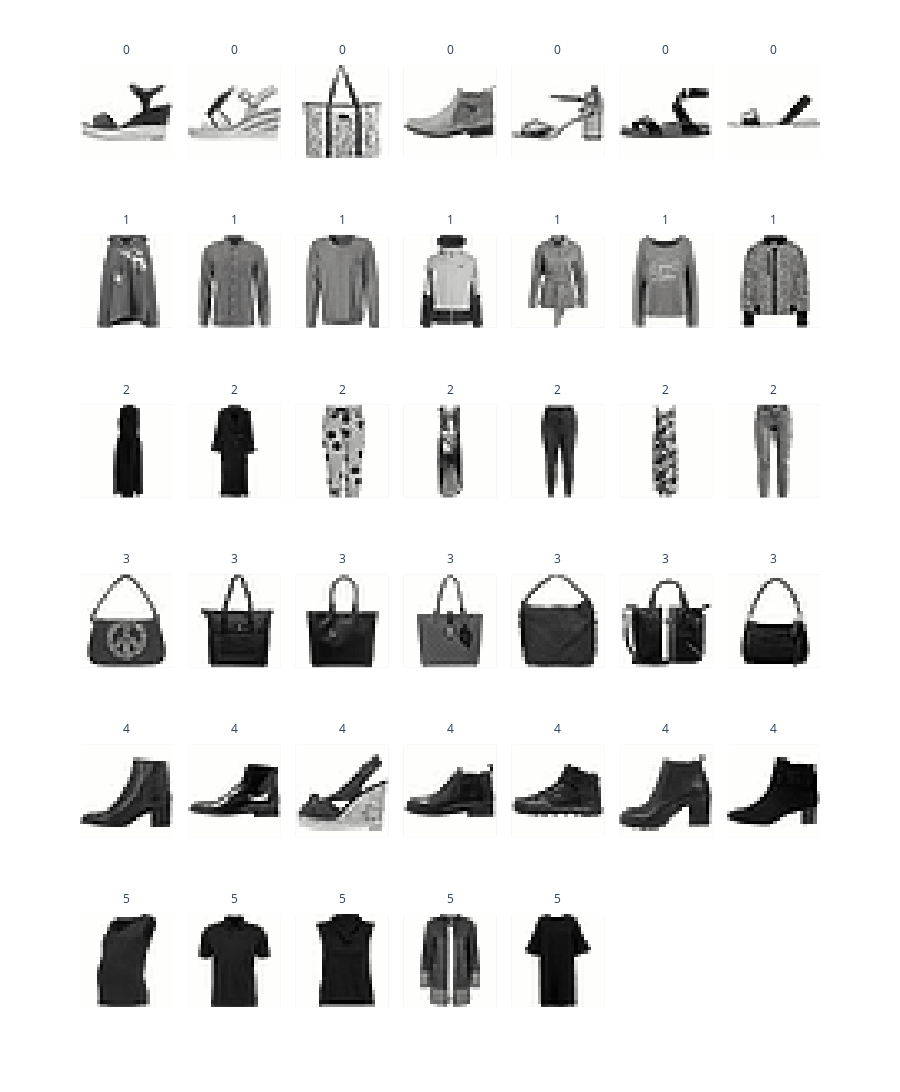

Notebook code for this chart:
### Markdown cell above
<!-- BEGIN QUESTION -->

### Code cell
# TODO: Plot 7 images from each cluster (use the show_images function, 10 rows, 7 columns)
cluster_examples = (
    kmeans_df[["cluster", "image", "label"]]
    .groupby("cluster", group_keys=False)
    .sample(n=7, random_state=SEED)
    .reset_index(drop=True)
    .copy()
)

print(cluster_examples.columns.tolist())

cluster_examples["image"] = cluster_examples["image"].apply(
    lambda x: np.array(x).reshape(28, 28)
)

fig = show_images(
    cluster_examples["image"].tolist(),
    ncols=7,
    labels=cluster_examples["cluster"].astype(str).tolist()
)
fig.show()

### Figure 1 — Plotly figure (JSON) as saved in the notebook; plotly's stock layout.template omitted (floating-point values rounded to 4 significant figures; data arrays with more than 128 entries replaced by an {"elided": "..."} marker saying what was removed)
{"data": [{"coloraxis": "coloraxis", "hovertemplate": "x: %{x}<br>y: %{y}<br>color: %{z}<extra></extra>", "name": "0", "type": "heatmap", "xaxis": "x36", "yaxis": "y36", "z": {"elided": "28x28 float values"}}, {"coloraxis": "coloraxis", "hovertemplate": "x: %{x}<br>y: %{y}<br>color: %{z}<extra></extra>", "name": "1", "type": "heatmap", "xaxis": "x37", "yaxis": "y37", "z": {"elided": "28x28 float values"}}, {"coloraxis": "coloraxis", "hovertemplate": "x: %{x}<br>y: %{y}<br>color: %{z}<extra></extra>", "name": "2", "type": "heatmap", "xaxis": "x38", "yaxis": "y38", "z": {"elided": "28x28 float values"}}, {"coloraxis": "coloraxis", "hovertemplate": "x: %{x}<br>y: %{y}<br>color: %{z}<extra></extra>", "name": "3", "type": "heatmap", "xaxis": "x39", "yaxis": "y39", "z": {"elided": "28x28 float values"}}, {"coloraxis": "coloraxis", "hovertemplate": "x: %{x}<br>y: %{y}<br>color: %{z}<extra></extra>", "name": "4", "type": "heatmap", "xaxis": "x40", "yaxis": "y40", "z": {"elided": "28x28 float values"}}, {"coloraxis": "coloraxis", "hovertemplate": "x: %{x}<br>y: %{y}<br>color: %{z}<extra></extra>", "name": "5", "type": "heatmap", "xaxis": "x41", "yaxis": "y41", "z": {"elided": "28x28 float values"}}, {"coloraxis": "coloraxis", "hovertemplate": "x: %{x}<br>y: %{y}<br>color: %{z}<extra></extra>", "name": "6", "type": "heatmap", "xaxis": "x42", "yaxis": "y42", "z": {"elided": "28x28 float values"}}, {"coloraxis": "coloraxis", "hovertemplate": "x: %{x}<br>y: %{y}<br>color: %{z}<extra></extra>", "name": "7", "type": "heatmap", "xaxis": "x29", "yaxis": "y29", "z": {"elided": "28x28 float values"}}, {"coloraxis": "coloraxis", "hovertemplate": "x: %{x}<br>y: %{y}<br>color: %{z}<extra></extra>", "name": "8", "type": "heatmap", "xaxis": "x30", "yaxis": "y30", "z": {"elided": "28x28 float values"}}, {"coloraxis": "coloraxis", "hovertemplate": "x: %{x}<br>y: %{y}<br>color: %{z}<extra></extra>", "name": "9", "type": "heatmap", "xaxis": "x31", "yaxis": "y31", "z": {"elided": "28x28 float values"}}, {"coloraxis": "coloraxis", "hovertemplate": "x: %{x}<br>y: %{y}<br>color: %{z}<extra></extra>", "name": "10", "type": "heatmap", "xaxis": "x32", "yaxis": "y32", "z": {"elided": "28x28 float values"}}, {"coloraxis": "coloraxis", "hovertemplate": "x: %{x}<br>y: %{y}<br>color: %{z}<extra></extra>", "name": "11", "type": "heatmap", "xaxis": "x33", "yaxis": "y33", "z": {"elided": "28x28 float values"}}, {"coloraxis": "coloraxis", "hovertemplate": "x: %{x}<br>y: %{y}<br>color: %{z}<extra></extra>", "name": "12", "type": "heatmap", "xaxis": "x34", "yaxis": "y34", "z": {"elided": "28x28 float values"}}, {"coloraxis": "coloraxis", "hovertemplate": "x: %{x}<br>y: %{y}<br>color: %{z}<extra></extra>", "name": "13", "type": "heatmap", "xaxis": "x35", "yaxis": "y35", "z": {"elided": "28x28 float values"}}, {"coloraxis": "coloraxis", "hovertemplate": "x: %{x}<br>y: %{y}<br>color: %{z}<extra></extra>", "name": "14", "type": "heatmap", "xaxis": "x22", "yaxis": "y22", "z": {"elided": "28x28 float values"}}, {"coloraxis": "coloraxis", "hovertemplate": "x: %{x}<br>y: %{y}<br>color: %{z}<extra></extra>", "name": "15", "type": "heatmap", "xaxis": "x23", "yaxis": "y23", "z": {"elided": "28x28 float values"}}, {"coloraxis": "coloraxis", "hovertemplate": "x: %{x}<br>y: %{y}<br>color: %{z}<extra></extra>", "name": "16", "type": "heatmap", "xaxis": "x24", "yaxis": "y24", "z": {"elided": "28x28 float values"}}, {"coloraxis": "coloraxis", "hovertemplate": "x: %{x}<br>y: %{y}<br>color: %{z}<extra></extra>", "name": "17", "type": "heatmap", "xaxis": "x25", "yaxis": "y25", "z": {"elided": "28x28 float values"}}, {"coloraxis": "coloraxis", "hovertemplate": "x: %{x}<br>y: %{y}<br>color: %{z}<extra></extra>", "name": "18", "type": "heatmap", "xaxis": "x26", "yaxis": "y26", "z": {"elided": "28x28 float values"}}, {"coloraxis": "coloraxis", "hovertemplate": "x: %{x}<br>y: %{y}<br>color: %{z}<extra></extra>", "name": "19", "type": "heatmap", "xaxis": "x27", "yaxis": "y27", "z": {"elided": "28x28 float values"}}, {"coloraxis": "coloraxis", "hovertemplate": "x: %{x}<br>y: %{y}<br>color: %{z}<extra></extra>", "name": "20", "type": "heatmap", "xaxis": "x28", "yaxis": "y28", "z": {"elided": "28x28 float values"}}, {"coloraxis": "coloraxis", "hovertemplate": "x: %{x}<br>y: %{y}<br>color: %{z}<extra></extra>", "name": "21", "type": "heatmap", "xaxis": "x15", "yaxis": "y15", "z": {"elided": "28x28 float values"}}, {"coloraxis": "coloraxis", "hovertemplate": "x: %{x}<br>y: %{y}<br>color: %{z}<extra></extra>", "name": "22", "type": "heatmap", "xaxis": "x16", "yaxis": "y16", "z": {"elided": "28x28 float values"}}, {"coloraxis": "coloraxis", "hovertemplate": "x: %{x}<br>y: %{y}<br>color: %{z}<extra></extra>", "name": "23", "type": "heatmap", "xaxis": "x17", "yaxis": "y17", "z": {"elided": "28x28 float values"}}, {"coloraxis": "coloraxis", "hovertemplate": "x: %{x}<br>y: %{y}<br>color: %{z}<extra></extra>", "name": "24", "type": "heatmap", "xaxis": "x18", "yaxis": "y18", "z": {"elided": "28x28 float values"}}, {"coloraxis": "coloraxis", "hovertemplate": "x: %{x}<br>y: %{y}<br>color: %{z}<extra></extra>", "name": "25", "type": "heatmap", "xaxis": "x19", "yaxis": "y19", "z": {"elided": "28x28 float values"}}, {"coloraxis": "coloraxis", "hovertemplate": "x: %{x}<br>y: %{y}<br>color: %{z}<extra></extra>", "name": "26", "type": "heatmap", "xaxis": "x20", "yaxis": "y20", "z": {"elided": "28x28 float values"}}, {"coloraxis": "coloraxis", "hovertemplate": "x: %{x}<br>y: %{y}<br>color: %{z}<extra></extra>", "name": "27", "type": "heatmap", "xaxis": "x21", "yaxis": "y21", "z": {"elided": "28x28 float values"}}, {"coloraxis": "coloraxis", "hovertemplate": "x: %{x}<br>y: %{y}<br>color: %{z}<extra></extra>", "name": "28", "type": "heatmap", "xaxis": "x8", "yaxis": "y8", "z": {"elided": "28x28 float values"}}, {"coloraxis": "coloraxis", "hovertemplate": "x: %{x}<br>y: %{y}<br>color: %{z}<extra></extra>", "name": "29", "type": "heatmap", "xaxis": "x9", "yaxis": "y9", "z": {"elided": "28x28 float values"}}, {"coloraxis": "coloraxis", "hovertemplate": "x: %{x}<br>y: %{y}<br>color: %{z}<extra></extra>", "name": "30", "type": "heatmap", "xaxis": "x10", "yaxis": "y10", "z": {"elided": "28x28 float values"}}, {"coloraxis": "coloraxis", "hovertemplate": "x: %{x}<br>y: %{y}<br>color: %{z}<extra></extra>", "name": "31", "type": "heatmap", "xaxis": "x11", "yaxis": "y11", "z": {"elided": "28x28 float values"}}, {"coloraxis": "coloraxis", "hovertemplate": "x: %{x}<br>y: %{y}<br>color: %{z}<extra></extra>", "name": "32", "type": "heatmap", "xaxis": "x12", "yaxis": "y12", "z": {"elided": "28x28 float values"}}, {"coloraxis": "coloraxis", "hovertemplate": "x: %{x}<br>y: %{y}<br>color: %{z}<extra></extra>", "name": "33", "type": "heatmap", "xaxis": "x13", "yaxis": "y13", "z": {"elided": "28x28 float values"}}, {"coloraxis": "coloraxis", "hovertemplate": "x: %{x}<br>y: %{y}<br>color: %{z}<extra></extra>", "name": "34", "type": "heatmap", "xaxis": "x14", "yaxis": "y14", "z": {"elided": "28x28 float values"}}, {"coloraxis": "coloraxis", "hovertemplate": "x: %{x}<br>y: %{y}<br>color: %{z}<extra></extra>", "name": "35", "type": "heatmap", "xaxis": "x", "yaxis": "y", "z": {"elided": "28x28 float values"}}, {"coloraxis": "coloraxis", "hovertemplate": "x: %{x}<br>y: %{y}<br>color: %{z}<extra></extra>", "name": "36", "type": "heatmap", "xaxis": "x2", "yaxis": "y2", "z": {"elided": "28x28 float values"}}, {"coloraxis": "coloraxis", "hovertemplate": "x: %{x}<br>y: %{y}<br>color: %{z}<extra></extra>", "name": "37", "type": "heatmap", "xaxis": "x3", "yaxis": "y3", "z": {"elided": "28x28 float values"}}, {"coloraxis": "coloraxis", "hovertemplate": "x: %{x}<br>y: %{y}<br>color: %{z}<extra></extra>", "name": "38", "type": "heatmap", "xaxis": "x4", "yaxis": "y4", "z": {"elided": "28x28 float values"}}, {"coloraxis": "coloraxis", "hovertemplate": "x: %{x}<br>y: %{y}<br>color: %{z}<extra></extra>", "name": "39", "type": "heatmap", "xaxis": "x5", "yaxis": "y5", "z": {"elided": "28x28 float values"}}], "layout": {"annotations": [{"font": {}, "showarrow": false, "text": "5", "x": 0.06286, "xanchor": "center", "xref": "paper", "y": 0.1083, "yanchor": "bottom", "yref": "paper"}, {"font": {}, "showarrow": false, "text": "5", "x": 0.2086, "xanchor": "center", "xref": "paper", "y": 0.1083, "yanchor": "bottom", "yref": "paper"}, {"font": {}, "showarrow": false, "text": "5", "x": 0.3543, "xanchor": "center", "xref": "paper", "y": 0.1083, "yanchor": "bottom", "yref": "paper"}, {"font": {}, "showarrow": false, "text": "5", "x": 0.5, "xanchor": "center", "xref": "paper", "y": 0.1083, "yanchor": "bottom", "yref": "paper"}, {"font": {}, "showarrow": false, "text": "5", "x": 0.6457, "xanchor": "center", "xref": "paper", "y": 0.1083, "yanchor": "bottom", "yref": "paper"}, {"font": {}, "showarrow": false, "text": "4", "x": 0.06286, "xanchor": "center", "xref": "paper", "y": 0.2867, "yanchor": "bottom", "yref": "paper"}, {"font": {}, "showarrow": false, "text": "4", "x": 0.2086, "xanchor": "center", "xref": "paper", "y": 0.2867, "yanchor": "bottom", "yref": "paper"}, {"font": {}, "showarrow": false, "text": "4", "x": 0.3543, "xanchor": "center", "xref": "paper", "y": 0.2867, "yanchor": "bottom", "yref": "paper"}, {"font": {}, "showarrow": false, "text": "4", "x": 0.5, "xanchor": "center", "xref": "paper", "y": 0.2867, "yanchor": "bottom", "yref": "paper"}, {"font": {}, "showarrow": false, "text": "4", "x": 0.6457, "xanchor": "center", "xref": "paper", "y": 0.2867, "yanchor": "bottom", "yref": "paper"}, {"font": {}, "showarrow": false, "text": "4", "x": 0.7914, "xanchor": "center", "xref": "paper", "y": 0.2867, "yanchor": "bottom", "yref": "paper"}, {"font": {}, "showarrow": false, "text": "4", "x": 0.9371, "xanchor": "center", "xref": "paper", "y": 0.2867, "yanchor": "bottom", "yref": "paper"}, {"font": {}, "showarrow": false, "text": "3", "x": 0.06286, "xanchor": "center", "xref": "paper", "y": 0.465, "yanchor": "bottom", "yref": "paper"}, {"font": {}, "showarrow": false, "text": "3", "x": 0.2086, "xanchor": "center", "xref": "paper", "y": 0.465, "yanchor": "bottom", "yref": "paper"}, {"font": {}, "showarrow": false, "text": "3", "x": 0.3543, "xanchor": "center", "xref": "paper", "y": 0.465, "yanchor": "bottom", "yref": "paper"}, {"font": {}, "showarrow": false, "text": "3", "x": 0.5, "xanchor": "center", "xref": "paper", "y": 0.465, "yanchor": "bottom", "yref": "paper"}, {"font": {}, "showarrow": false, "text": "3", "x": 0.6457, "xanchor": "center", "xref": "paper", "y": 0.465, "yanchor": "bottom", "yref": "paper"}, {"font": {}, "showarrow": false, "text": "3", "x": 0.7914, "xanchor": "center", "xref": "paper", "y": 0.465, "yanchor": "bottom", "yref": "paper"}, {"font": {}, "showarrow": false, "text": "3", "x": 0.9371, "xanchor": "center", "xref": "paper", "y": 0.465, "yanchor": "bottom", "yref": "paper"}, {"font": {}, "showarrow": false, "text": "2", "x": 0.06286, "xanchor": "center", "xref": "paper", "y": 0.6433, "yanchor": "bottom", "yref": "paper"}, {"font": {}, "showarrow": false, "text": "2", "x": 0.2086, "xanchor": "center", "xref": "paper", "y": 0.6433, "yanchor": "bottom", "yref": "paper"}, {"font": {}, "showarrow": false, "text": "2", "x": 0.3543, "xanchor": "center", "xref": "paper", "y": 0.6433, "yanchor": "bottom", "yref": "paper"}, {"font": {}, "showarrow": false, "text": "2", "x": 0.5, "xanchor": "center", "xref": "paper", "y": 0.6433, "yanchor": "bottom", "yref": "paper"}, {"font": {}, "showarrow": false, "text": "2", "x": 0.6457, "xanchor": "center", "xref": "paper", "y": 0.6433, "yanchor": "bottom", "yref": "paper"}, {"font": {}, "showarrow": false, "text": "2", "x": 0.7914, "xanchor": "center", "xref": "paper", "y": 0.6433, "yanchor": "bottom", "yref": "paper"}, {"font": {}, "showarrow": false, "text": "2", "x": 0.9371, "xanchor": "center", "xref": "paper", "y": 0.6433, "yanchor": "bottom", "yref": "paper"}, {"font": {}, "showarrow": false, "text": "1", "x": 0.06286, "xanchor": "center", "xref": "paper", "y": 0.8217, "yanchor": "bottom", "yref": "paper"}, {"font": {}, "showarrow": false, "text": "1", "x": 0.2086, "xanchor": "center", "xref": "paper", "y": 0.8217, "yanchor": "bottom", "yref": "paper"}, {"font": {}, "showarrow": false, "text": "1", "x": 0.3543, "xanchor": "center", "xref": "paper", "y": 0.8217, "yanchor": "bottom", "yref": "paper"}, {"font": {}, "showarrow": false, "text": "1", "x": 0.5, "xanchor": "center", "xref": "paper", "y": 0.8217, "yanchor": "bottom", "yref": "paper"}, {"font": {}, "showarrow": false, "text": "1", "x": 0.6457, "xanchor": "center", "xref": "paper", "y": 0.8217, "yanchor": "bottom", "yref": "paper"}, {"font": {}, "showarrow": false, "text": "1", "x": 0.7914, "xanchor": "center", "xref": "paper", "y": 0.8217, "yanchor": "bottom", "yref": "paper"}, {"font": {}, "showarrow": false, "text": "1", "x": 0.9371, "xanchor": "center", "xref": "paper", "y": 0.8217, "yanchor": "bottom", "yref": "paper"}, {"font": {}, "showarrow": false, "text": "0", "x": 0.06286, "xanchor": "center", "xref": "paper", "y": 1.0, "yanchor": "bottom", "yref": "paper"}, {"font": {}, "showarrow": false, "text": "0", "x": 0.2086, "xanchor": "center", "xref": "paper", "y": 1.0, "yanchor": "bottom", "yref": "paper"}, {"font": {}, "showarrow": false, "text": "0", "x": 0.3543, "xanchor": "center", "xref": "paper", "y": 1.0, "yanchor": "bottom", "yref": "paper"}, {"font": {}, "showarrow": false, "text": "0", "x": 0.5, "xanchor": "center", "xref": "paper", "y": 1.0, "yanchor": "bottom", "yref": "paper"}, {"font": {}, "showarrow": false, "text": "0", "x": 0.6457, "xanchor": "center", "xref": "paper", "y": 1.0, "yanchor": "bottom", "yref": "paper"}, {"font": {}, "showarrow": false, "text": "0", "x": 0.7914, "xanchor": "center", "xref": "paper", "y": 1.0, "yanchor": "bottom", "yref": "paper"}, {"font": {}, "showarrow": false, "text": "0", "x": 0.9371, "xanchor": "center", "xref": "paper", "y": 1.0, "yanchor": "bottom", "yref": "paper"}], "coloraxis": {"colorscale": [[0, "rgb(254, 254, 253)"], [0.09091, "rgb(224, 224, 223)"], [0.1818, "rgb(197, 197, 195)"], [0.2727, "rgb(171, 171, 170)"], [0.3636, "rgb(146, 146, 145)"], [0.4545, "rgb(124, 123, 122)"], [0.5455, "rgb(102, 101, 101)"], [0.6364, "rgb(81, 80, 80)"], [0.7273, "rgb(59, 59, 59)"], [0.8182, "rgb(38, 38, 38)"], [0.9091, "rgb(16, 16, 16)"], [1, "rgb(0, 0, 0)"]], "showscale": false}, "height": 1320, "margin": {"t": 60}, "xaxis": {"anchor": "y", "constrain": "domain", "domain": [0, 0.1257], "scaleanchor": "y", "showgrid": false, "showticklabels": false}, "xaxis10": {"anchor": "y10", "domain": [0.2914, 0.4171], "matches": "x", "showgrid": false, "showticklabels": false}, "xaxis11": {"anchor": "y11", "domain": [0.4371, 0.5629], "matches": "x", "showgrid": false, "showticklabels": false}, "xaxis12": {"anchor": "y12", "domain": [0.5829, 0.7086], "matches": "x", "showgrid": false, "showticklabels": false}, "xaxis13": {"anchor": "y13", "domain": [0.7286, 0.8543], "matches": "x", "showgrid": false, "showticklabels": false}, "xaxis14": {"anchor": "y14", "domain": [0.8743, 1.0], "matches": "x", "showgrid": false, "showticklabels": false}, "xaxis15": {"anchor": "y15", "domain": [0, 0.1257], "matches": "x", "showgrid": false, "showticklabels": false}, "xaxis16": {"anchor": "y16", "domain": [0.1457, 0.2714], "matches": "x", "showgrid": false, "showticklabels": false}, "xaxis17": {"anchor": "y17", "domain": [0.2914, 0.4171], "matches": "x", "showgrid": false, "showticklabels": false}, "xaxis18": {"anchor": "y18", "domain": [0.4371, 0.5629], "matches": "x", "showgrid": false, "showticklabels": false}, "xaxis19": {"anchor": "y19", "domain": [0.5829, 0.7086], "matches": "x", "showgrid": false, "showticklabels": false}, "xaxis2": {"anchor": "y2", "domain": [0.1457, 0.2714], "matches": "x", "showgrid": false, "showticklabels": false}, "xaxis20": {"anchor": "y20", "domain": [0.7286, 0.8543], "matches": "x", "showgrid": false, "showticklabels": false}, "xaxis21": {"anchor": "y21", "domain": [0.8743, 1.0], "matches": "x", "showgrid": false, "showticklabels": false}, "xaxis22": {"anchor": "y22", "domain": [0, 0.1257], "matches": "x", "showgrid": false, "showticklabels": false}, "xaxis23": {"anchor": "y23", "domain": [0.1457, 0.2714], "matches": "x", "showgrid": false, "showticklabels": false}, "xaxis24": {"anchor": "y24", "domain": [0.2914, 0.4171], "matches": "x", "showgrid": false, "showticklabels": false}, "xaxis25": {"anchor": "y25", "domain": [0.4371, 0.5629], "matches": "x", "showgrid": false, "showticklabels": false}, "xaxis26": {"anchor": "y26", "domain": [0.5829, 0.7086], "matches": "x", "showgrid": false, "showticklabels": false}, "xaxis27": {"anchor": "y27", "domain": [0.7286, 0.8543], "matches": "x", "showgrid": false, "showticklabels": false}, "xaxis28": {"anchor": "y28", "domain": [0.8743, 1.0], "matches": "x", "showgrid": false, "showticklabels": false}, "xaxis29": {"anchor": "y29", "domain": [0, 0.1257], "matches": "x", "showgrid": false, "showticklabels": false}, "xaxis3": {"anchor": "y3", "domain": [0.2914, 0.4171], "matches": "x", "showgrid": false, "showticklabels": false}, "xaxis30": {"anchor": "y30", "domain": [0.1457, 0.2714], "matches": "x", "showgrid": false, "showticklabels": false}, "xaxis31": {"anchor": "y31", "domain": [0.2914, 0.4171], "matches": "x", "showgrid": false, "showticklabels": false}, "xaxis32": {"anchor": "y32", "domain": [0.4371, 0.5629], "matches": "x", "showgrid": false, "showticklabels": false}, "xaxis33": {"anchor": "y33", "domain": [0.5829, 0.7086], "matches": "x", "showgrid": false, "showticklabels": false}, "xaxis34": {"anchor": "y34", "domain": [0.7286, 0.8543], "matches": "x", "showgrid": false, "showticklabels": false}, "xaxis35": {"anchor": "y35", "domain": [0.8743, 1.0], "matches": "x", "showgrid": false, "showticklabels": false}, "xaxis36": {"anchor": "y36", "domain": [0, 0.1257], "matches": "x", "showgrid": false, "showticklabels": false}, "xaxis37": {"anchor": "y37", "domain": [0.1457, 0.2714], "matches": "x", "showgrid": false, "showticklabels": false}, "xaxis38": {"anchor": "y38", "domain": [0.2914, 0.4171], "matches": "x", "showgrid": false, "showticklabels": false}, "xaxis39": {"anchor": "y39", "domain": [0.4371, 0.5629], "matches": "x", "showgrid": false, "showticklabels": false}, "xaxis4": {"anchor": "y4", "domain": [0.4371, 0.5629], "matches": "x", "showgrid": false, "showticklabels": false}, "xaxis40": {"anchor": "y40", "domain": [0.5829, 0.7086], "matches": "x", "showgrid": false, "showticklabels": false}, "xaxis41": {"anchor": "y41", "domain": [0.7286, 0.8543], "matches": "x", "showgrid": false, "showticklabels": false}, "xaxis42": {"anchor": "y42", "domain": [0.8743, 1.0], "matches": "x", "showgrid": false, "showticklabels": false}, "xaxis5": {"anchor": "y5", "domain": [0.5829, 0.7086], "matches": "x", "showgrid": false, "showticklabels": false}, "xaxis6": {"anchor": "y6", "domain": [0.7286, 0.8543], "matches": "x", "showgrid": false, "showticklabels": false}, "xaxis7": {"anchor": "y7", "domain": [0.8743, 1.0], "matches": "x", "showgrid": false, "showticklabels": false}, "xaxis8": {"anchor": "y8", "domain": [0, 0.1257], "matches": "x", "showgrid": false, "showticklabels": false}, "xaxis9": {"anchor": "y9", "domain": [0.1457, 0.2714], "matches": "x", "showgrid": false, "showticklabels": false}, "yaxis": {"anchor": "x", "autorange": "reversed", "constrain": "domain", "domain": [0, 0.1083], "showgrid": false, "showticklabels": false}, "yaxis10": {"anchor": "x10", "domain": [0.1783, 0.2867], "matches": "y", "showgrid": false, "showticklabels": false}, "yaxis11": {"anchor": "x11", "domain": [0.1783, 0.2867], "matches": "y", "showgrid": false, "showticklabels": false}, "yaxis12": {"anchor": "x12", "domain": [0.1783, 0.2867], "matches": "y", "showgrid": false, "showticklabels": false}, "yaxis13": {"anchor": "x13", "domain": [0.1783, 0.2867], "matches": "y", "showgrid": false, "showticklabels": false}, "yaxis14": {"anchor": "x14", "domain": [0.1783, 0.2867], "matches": "y", "showgrid": false, "showticklabels": false}, "yaxis15": {"anchor": "x15", "domain": [0.3567, 0.465], "matches": "y", "showgrid": false, "showticklabels": false}, "yaxis16": {"anchor": "x16", "domain": [0.3567, 0.465], "matches": "y", "showgrid": false, "showticklabels": false}, "yaxis17": {"anchor": "x17", "domain": [0.3567, 0.465], "matches": "y", "showgrid": false, "showticklabels": false}, "yaxis18": {"anchor": "x18", "domain": [0.3567, 0.465], "matches": "y", "showgrid": false, "showticklabels": false}, "yaxis19": {"anchor": "x19", "domain": [0.3567, 0.465], "matches": "y", "showgrid": false, "showticklabels": false}, "yaxis2": {"anchor": "x2", "domain": [0, 0.1083], "matches": "y", "showgrid": false, "showticklabels": false}, "yaxis20": {"anchor": "x20", "domain": [0.3567, 0.465], "matches": "y", "showgrid": false, "showticklabels": false}, "yaxis21": {"anchor": "x21", "domain": [0.3567, 0.465], "matches": "y", "showgrid": false, "showticklabels": false}, "yaxis22": {"anchor": "x22", "domain": [0.535, 0.6433], "matches": "y", "showgrid": false, "showticklabels": false}, "yaxis23": {"anchor": "x23", "domain": [0.535, 0.6433], "matches": "y", "showgrid": false, "showticklabels": false}, "yaxis24": {"anchor": "x24", "domain": [0.535, 0.6433], "matches": "y", "showgrid": false, "showticklabels": false}, "yaxis25": {"anchor": "x25", "domain": [0.535, 0.6433], "matches": "y", "showgrid": false, "showticklabels": false}, "yaxis26": {"anchor": "x26", "domain": [0.535, 0.6433], "matches": "y", "showgrid": false, "showticklabels": false}, "yaxis27": {"anchor": "x27", "domain": [0.535, 0.6433], "matches": "y", "showgrid": false, "showticklabels": false}, "yaxis28": {"anchor": "x28", "domain": [0.535, 0.6433], "matches": "y", "showgrid": false, "showticklabels": false}, "yaxis29": {"anchor": "x29", "domain": [0.7133, 0.8217], "matches": "y", "showgrid": false, "showticklabels": false}, "yaxis3": {"anchor": "x3", "domain": [0, 0.1083], "matches": "y", "showgrid": false, "showticklabels": false}, "yaxis30": {"anchor": "x30", "domain": [0.7133, 0.8217], "matches": "y", "showgrid": false, "showticklabels": false}, "yaxis31": {"anchor": "x31", "domain": [0.7133, 0.8217], "matches": "y", "showgrid": false, "showticklabels": false}, "yaxis32": {"anchor": "x32", "domain": [0.7133, 0.8217], "matches": "y", "showgrid": false, "showticklabels": false}, "yaxis33": {"anchor": "x33", "domain": [0.7133, 0.8217], "matches": "y", "showgrid": false, "showticklabels": false}, "yaxis34": {"anchor": "x34", "domain": [0.7133, 0.8217], "matches": "y", "showgrid": false, "showticklabels": false}, "yaxis35": {"anchor": "x35", "domain": [0.7133, 0.8217], "matches": "y", "showgrid": false, "showticklabels": false}, "yaxis36": {"anchor": "x36", "domain": [0.8917, 1.0], "matches": "y", "showgrid": false, "showticklabels": false}, "yaxis37": {"anchor": "x37", "domain": [0.8917, 1.0], "matches": "y", "showgrid": false, "showticklabels": false}, "yaxis38": {"anchor": "x38", "domain": [0.8917, 1.0], "matches": "y", "showgrid": false, "showticklabels": false}, "yaxis39": {"anchor": "x39", "domain": [0.8917, 1.0], "matches": "y", "showgrid": false, "showticklabels": false}, "yaxis4": {"anchor": "x4", "domain": [0, 0.1083], "matches": "y", "showgrid": false, "showticklabels": false}, "yaxis40": {"anchor": "x40", "domain": [0.8917, 1.0], "matches": "y", "showgrid": false, "showticklabels": false}, "yaxis41": {"anchor": "x41", "domain": [0.8917, 1.0], "matches": "y", "showgrid": false, "showticklabels": false}, "yaxis42": {"anchor": "x42", "domain": [0.8917, 1.0], "matches": "y", "showgrid": false, "showticklabels": false}, "yaxis5": {"anchor": "x5", "domain": [0, 0.1083], "matches": "y", "showgrid": false, "showticklabels": false}, "yaxis6": {"anchor": "x6", "domain": [0, 0.1083], "matches": "y", "showgrid": false, "showticklabels": false}, "yaxis7": {"anchor": "x7", "domain": [0, 0.1083], "matches": "y", "showgrid": false, "showticklabels": false}, "yaxis8": {"anchor": "x8", "domain": [0.1783, 0.2867], "matches": "y", "showgrid": false, "showticklabels": false}, "yaxis9": {"anchor": "x9", "domain": [0.1783, 0.2867], "matches": "y", "showgrid": false, "showticklabels": false}}}
